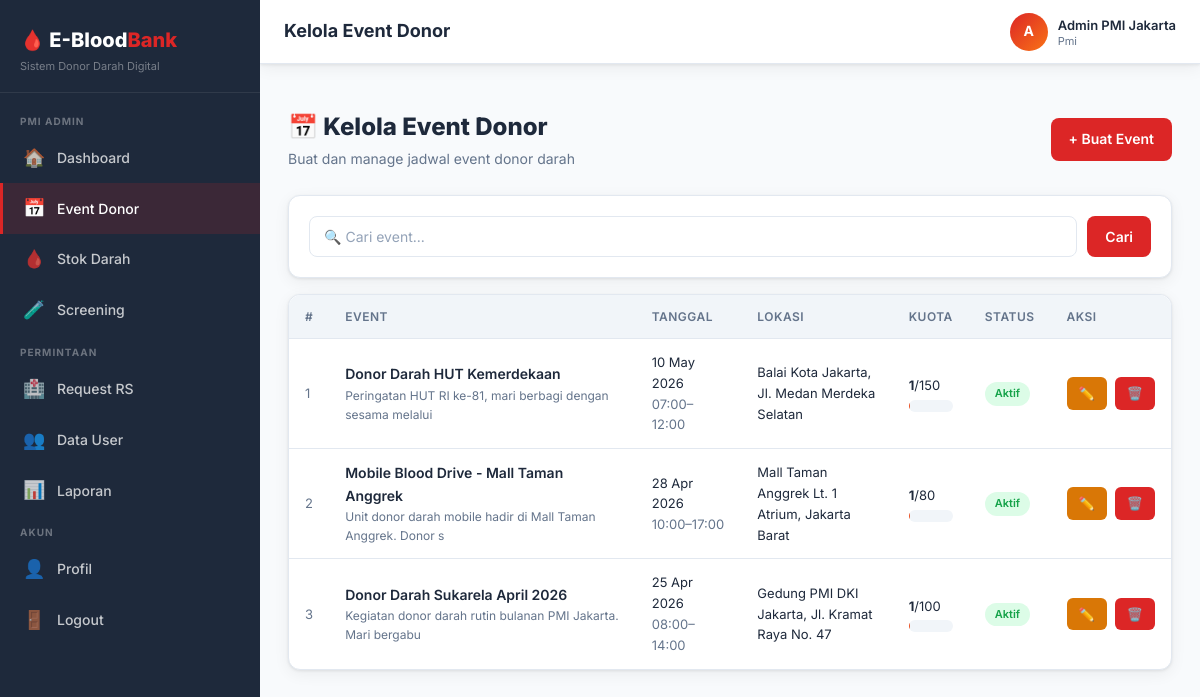
Screenshot of /index.php?page=admin_events (signed in) with the database file from the repository.
### tables this page shows
CREATE TABLE IF NOT EXISTS users (
    id INT AUTO_INCREMENT PRIMARY KEY,
    nik VARCHAR(20) UNIQUE,
    name VARCHAR(100) NOT NULL,
    email VARCHAR(100) UNIQUE NOT NULL,
    password VARCHAR(255) NOT NULL,
    role ENUM('donor', 'pmi', 'rs') NOT NULL DEFAULT 'donor',
    blood_type ENUM('A', 'B', 'AB', 'O') DEFAULT NULL,
    rhesus ENUM('+', '-') DEFAULT NULL,
    phone VARCHAR(20),
    address TEXT,
    last_donation DATE DEFAULT NULL,
    total_donations INT DEFAULT 0,
    hospital_name VARCHAR(150) DEFAULT NULL,
    is_active TINYINT(1) DEFAULT 1,
    created_at TIMESTAMP DEFAULT CURRENT_TIMESTAMP,
    updated_at TIMESTAMP DEFAULT CURRENT_TIMESTAMP ON UPDATE CURRENT_TIMESTAMP
);

CREATE TABLE IF NOT EXISTS events (
    id INT AUTO_INCREMENT PRIMARY KEY,
    title VARCHAR(200) NOT NULL,
    description TEXT,
    location VARCHAR(255) NOT NULL,
    date DATE NOT NULL,
    start_time TIME NOT NULL,
    end_time TIME NOT NULL,
    quota INT NOT NULL DEFAULT 50,
    booked INT DEFAULT 0,
    created_by INT NOT NULL,
    status ENUM('active', 'completed', 'cancelled') DEFAULT 'active',
    created_at TIMESTAMP DEFAULT CURRENT_TIMESTAMP,
    updated_at TIMESTAMP DEFAULT CURRENT_TIMESTAMP ON UPDATE CURRENT_TIMESTAMP,
    FOREIGN KEY (created_by) REFERENCES users(id) ON DELETE CASCADE
);

### index.php (called while the page is built, shortened)
<?php
require_once __DIR__ . '/core/auth.php';
require_once __DIR__ . '/core/helper.php';
require_once __DIR__ . '/routes.php';

### core/auth.php (called while the page is built, shortened)
<?php
require_once __DIR__ . '/helper.php';
function isLoggedIn() {
    return isset($_SESSION['user_id']);
}
function currentUser() {
    $db = getDB();
    $stmt = $db->prepare("SELECT * FROM users WHERE id = ? LIMIT 1");
    $stmt->execute([$_SESSION['user_id']]);
    return $stmt->fetch();
}
function hasRole($role) {
    return isLoggedIn() && $_SESSION['user_role'] === $role;
}

### modules/event/admin_list.php (the view, shortened to what this page needs)
<?php
$pageTitle   = 'Kelola Event Donor';
$page   = max(1,(int)($_GET['p']??1));
$search = sanitize($_GET['q']??'');
$sql    = "SELECT e.*, u.name as organizer, (SELECT COUNT(*) FROM bookings b WHERE b.event_id=e.id AND b.status NOT IN ('cancelled','failed')) as confirmed_count FROM events e JOIN users u ON e.created_by=u.id WHERE 1=1";
$params = [];
$sql .= " ORDER BY e.date DESC";
$result = paginateQuery($sql, $params, $page, 8);
include __DIR__.'/../../views/layouts/header.php';
?>
<div class="page-header">
  <div><h2>📅 Kelola Event Donor</h2><p>Buat dan manage jadwal event donor darah</p></div>
  <a href="/ebloodbank/index.php?page=admin_event_create" class="btn btn-primary">+ Buat Event</a>
</div>
<div class="card" style="margin-bottom:16px">
  <div class="card-body">
    <form method="GET" style="display:flex;gap:10px">
      <input type="text" name="q" value="<?=sanitize($search)?>" class="form-control" placeholder="🔍 Cari event..." style="flex:1">
      <button class="btn btn-primary">Cari</button>
    </form>
  </div>
</div>
<div class="card">
  <div class="table-wrap" style="border:none">
    <table id="data-table">
      <thead><tr><th>#</th><th>Event</th><th>Tanggal</th><th>Lokasi</th><th>Kuota</th><th>Status</th><th>Aksi</th></tr></thead>
      <tbody>
      <?php if(empty($result['data'])): ?>
        <tr><td colspan="7" style="text-align:center;padding:40px;color:var(--text-muted)">Tidak ada event ditemukan</td></tr>
      <?php else: foreach($result['data'] as $i=>$ev): $sisa=$ev['quota']-$ev['booked']; ?>
        <tr>
          <td style="color:var(--text-muted);font-size:13px"><?=($page-1)*8+$i+1?></td>
          <td>
            <div style="font-weight:600"><?=sanitize($ev['title'])?></div>
            <div style="font-size:12px;color:var(--text-muted)"><?=sanitize(substr($ev['description']??'',0,60))?></div>
          </td>
          <td style="font-size:13px"><?=formatDate($ev['date'])?><br><span style="color:var(--text-muted)"><?=substr($ev['start_time'],0,5)?>–<?=substr($ev['end_time'],0,5)?></span></td>
          <td style="font-size:13px;max-width:180px"><?=sanitize($ev['location'])?></td>
          <td>
            <div style="font-size:13px"><strong><?=$ev['confirmed_count']?></strong>/<?=$ev['quota']?></div>
            <div class="bar-track" style="margin-top:4px"><div class="bar-fill" data-width="<?=round($ev['confirmed_count']/$ev['quota']*100)?>" style="width:<?=round($ev['confirmed_count']/$ev['quota']*100)?>%"></div></div>
          </td>
          <td><?=getStatusBadge($ev['status'])?></td>
          <td>
            <div class="d-flex gap-2">
              <a href="/ebloodbank/index.php?page=admin_event_edit&id=<?=$ev['id']?>" class="btn btn-warning btn-sm">✏️</a>
              <a href="/ebloodbank/index.php?page=admin_event_delete&id=<?=$ev['id']?>" class="btn btn-danger btn-sm" data-confirm="Hapus event '<?=sanitize($ev['title'])?>'?">🗑️</a>
            </div>
          </td>
        </tr>
      <?php endforeach; endif; ?>
      </tbody>
    </table>
  </div>
</div>
<?php include __DIR__.'/../../views/layouts/footer.php'; ?>

### views/layouts/header.php (shortened to what this page needs)
<?php
$user = currentUser();
$currentPage = $_GET['page'] ?? 'dashboard';
function navItem($icon, $label, $page, $currentPage) {
    $active = $currentPage === $page ? 'active' : '';
    return "<a class='nav-item $active' href='/ebloodbank/index.php?page=$page'>
        <span class='nav-icon'>$icon</span> $label
    </a>";
}
?>
<!DOCTYPE html>
<html lang="id">
<head>
<link rel="stylesheet" href="/ebloodbank/public/css/style.css">
</head>
<body>
<div class="app-layout">
<aside class="sidebar" id="sidebar">
  <div class="sidebar-logo">
    <h2>🩸 E-Blood<span>Bank</span></h2>
    <p>Sistem Donor Darah Digital</p>
  </div>
  <nav class="sidebar-nav">
  <?php if (hasRole('donor')): ?>
    <div class="nav-section">Donor</div>
    <?= navItem('🏠', 'Dashboard', 'dashboard', $currentPage) ?>
    <?= navItem('📅', 'Event Donor', 'events', $currentPage) ?>
    <?= navItem('🎫', 'Booking Saya', 'my_bookings', $currentPage) ?>
    <?= navItem('📋', 'Riwayat Donor', 'history', $currentPage) ?>
    <?= navItem('👤', 'Profil', 'profile', $currentPage) ?>
  <?php elseif (hasRole('pmi')): ?>
    <div class="nav-section">PMI Admin</div>
    <?= navItem('🏠', 'Dashboard', 'admin_dashboard', $currentPage) ?>
    <?= navItem('📅', 'Event Donor', 'admin_events', $currentPage) ?>
    <?= navItem('🩸', 'Stok Darah', 'admin_stock', $currentPage) ?>
    <?= navItem('🧪', 'Screening', 'admin_screening', $currentPage) ?>
    <div class="nav-section">Permintaan</div>
    <?= navItem('🏥', 'Request RS', 'admin_requests', $currentPage) ?>
    <?= navItem('👥', 'Data User', 'admin_users', $currentPage) ?>
    <?= navItem('📊', 'Laporan', 'reports', $currentPage) ?>
  <?php endif; ?>
    <div class="nav-section" style="margin-top:auto">Akun</div>
    <?= navItem('👤', 'Profil', 'profile', $currentPage) ?>
    <a class="nav-item" href="/ebloodbank/index.php?page=logout" data-confirm="Yakin mau logout?">
      <span class="nav-icon">🚪</span> Logout
    </a>
  </nav>
</aside>
<div class="main-content">
  <header class="topbar">
    <div class="d-flex align-center gap-3">
      <div class="topbar-left">
        <h1><?= $pageTitle ?? 'Dashboard' ?></h1>
      </div>
    </div>
    <div class="topbar-right">
      <div class="topbar-user">
        <div class="user-avatar"><?= strtoupper(substr($user['name'] ?? 'U', 0, 1)) ?></div>
        <div class="user-info">
          <strong><?= sanitize($user['name'] ?? '') ?></strong>
          <span><?= ucfirst($user['role'] ?? '') ?></span>
        </div>
      </div>
    </div>
  </header>
  <main class="page-body">

### core/helper.php (shortened to what this page needs)
<?php
function sanitize($input) {
    return htmlspecialchars(strip_tags(trim($input)), ENT_QUOTES, 'UTF-8');
}
function formatDate($date, $format = 'd M Y') {
    return (new DateTime($date))->format($format);
}
function getStatusBadge($status) {
    $map = [
        'pending'   => ['label' => 'Menunggu',   'class' => 'badge-warning'],
        'approved'  => ['label' => 'Disetujui',  'class' => 'badge-success'],
        'rejected'  => ['label' => 'Ditolak',    'class' => 'badge-danger'],
        'fulfilled' => ['label' => 'Terpenuhi',  'class' => 'badge-success'],
        'cancelled' => ['label' => 'Dibatalkan', 'class' => 'badge-secondary'],
        'confirmed' => ['label' => 'Dikonfirmasi','class' => 'badge-info'],
        'screened'  => ['label' => 'Screening',  'class' => 'badge-primary'],
        'donated'   => ['label' => 'Selesai Donor','class' => 'badge-success'],
        'failed'    => ['label' => 'Gagal',      'class' => 'badge-danger'],
        'active'    => ['label' => 'Aktif',      'class' => 'badge-success'],
        'completed' => ['label' => 'Selesai',    'class' => 'badge-secondary'],
        'pass'      => ['label' => 'Lolos',      'class' => 'badge-success'],
        'fail'      => ['label' => 'Tidak Lolos','class' => 'badge-danger'],
    ];
    $info = $map[$status] ?? ['label' => $status, 'class' => 'badge-secondary'];
    return "<span class='badge {$info['class']}'>{$info['label']}</span>";
}
function paginateQuery($sql, $params, $page, $perPage = 10) {
    $db = getDB();
    $countSql = "SELECT COUNT(*) FROM ($sql) AS t";
    $countStmt = $db->prepare($countSql);
    $countStmt->execute($params);
    $total = (int)$countStmt->fetchColumn();
    $totalPages = max(1, ceil($total / $perPage));
    $page = max(1, min($page, $totalPages));
    $offset = ($page - 1) * $perPage;
    $stmt = $db->prepare("$sql LIMIT $perPage OFFSET $offset");
    $stmt->execute($params);
    return [
        'data'       => $stmt->fetchAll(),
        'total'      => $total,
        'page'       => $page,
        'perPage'    => $perPage,
        'totalPages' => $totalPages,
    ];
}

### rows the page displays
users: name "A", name "Admin PMI Jakarta", role "Pmi"
events: i "1", title "Donor Darah HUT Kemerdekaan", description "Peringatan HUT RI ke-81, mari berbagi dengan sesama melalui", date "10 May 2026", start_time "07:00", end_time "12:00", location "Balai Kota Jakarta, Jl. Medan Merdeka Selatan", confirmed_count "1", quota "150", status "Aktif"
events: i "2", title "Mobile Blood Drive - Mall Taman Anggrek", description "Unit donor darah mobile hadir di Mall Taman Anggrek. Donor s", date "28 Apr 2026", start_time "10:00", end_time "17:00", location "Mall Taman Anggrek Lt. 1 Atrium, Jakarta Barat", confirmed_count "1", quota "80", status "Aktif"
events: i "3", title "Donor Darah Sukarela April 2026", description "Kegiatan donor darah rutin bulanan PMI Jakarta. Mari bergabu", date "25 Apr 2026", start_time "08:00", end_time "14:00", location "Gedung PMI DKI Jakarta, Jl. Kramat Raya No. 47", confirmed_count "1", quota "100", status "Aktif"

### other values shown
$icon "🏠 📅 🩸 🧪 🏥 👥 📊 👤"
$label "Dashboard Event Donor Stok Darah Screening Request RS Data User Laporan Profil"
$pageTitle "Kelola Event Donor"
